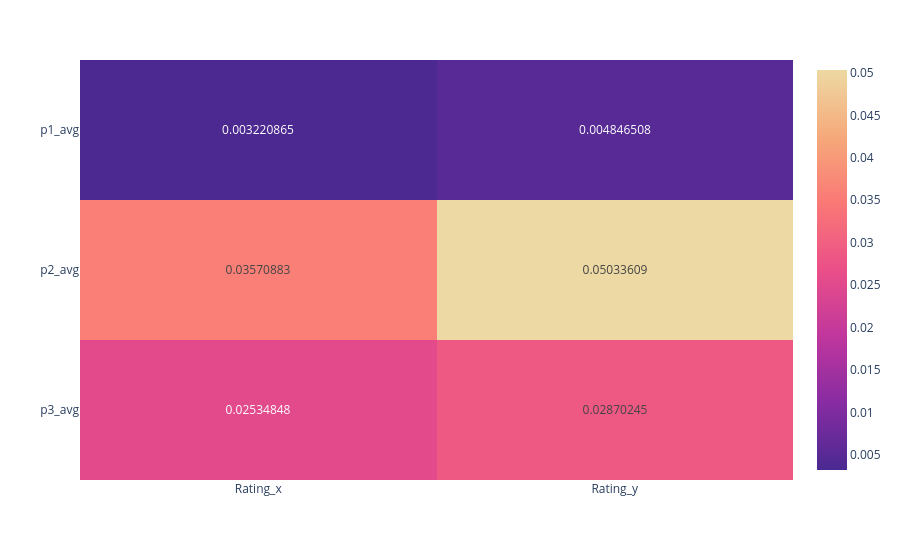

Source (notebook cell):
### Code cell
fig_r

### Figure 1 — Plotly figure (JSON) as saved in the notebook; plotly's stock layout.template omitted (floating-point values rounded to 4 significant figures)
{"data": [{"coloraxis": "coloraxis", "hovertemplate": "x: %{x}<br>y: %{y}<br>color: %{z}<extra></extra>", "name": "0", "texttemplate": "%{z}", "type": "heatmap", "x": ["Rating_x", "Rating_y"], "xaxis": "x", "y": ["p1_avg", "p2_avg", "p3_avg"], "yaxis": "y", "z": [[0.003221, 0.004847], [0.03571, 0.05034], [0.02535, 0.0287]]}], "layout": {"coloraxis": {"colorscale": [[0, "rgb(75, 41, 145)"], [0.1667, "rgb(135, 44, 162)"], [0.3333, "rgb(192, 54, 157)"], [0.5, "rgb(234, 79, 136)"], [0.6667, "rgb(250, 120, 118)"], [0.8333, "rgb(246, 169, 122)"], [1, "rgb(237, 217, 163)"]]}, "margin": {"t": 60}, "xaxis": {"anchor": "y", "domain": [0, 1]}, "yaxis": {"anchor": "x", "autorange": "reversed", "domain": [0, 1]}}}
